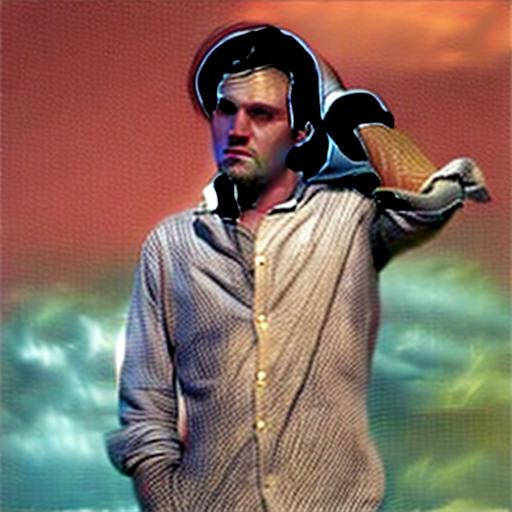

The script that saved this image:
import torch
from PIL import Image
import numpy as np
import pytorch_lightning as pl
from cldm.model import create_model, load_state_dict
from annotator.util import resize_image, HWC3
from pytorch_lightning import seed_everything
import einops,random
from cldm.ddim_hacked import DDIMSampler

save_memory = False

# load checkpoint
checkpoint = "output/final.ckpt"
model = create_model('./cldm_v21.yaml').cpu()
model.load_state_dict(load_state_dict(checkpoint, location='cuda'))
model = model.cuda()
ddim_sampler = DDIMSampler(model)
model.eval()

def process(input_image, prompt, a_prompt, n_prompt, num_samples, image_resolution, ddim_steps, guess_mode, strength, scale, seed, eta):
    with torch.no_grad():
        img = resize_image(HWC3(input_image), image_resolution)
        H, W, C = img.shape

        control = torch.from_numpy(img.copy()).float().cuda() / 255.0
        control = torch.stack([control for _ in range(num_samples)], dim=0)
        control = einops.rearrange(control, 'b h w c -> b c h w').clone()

        if seed == -1:
            seed = random.randint(0, 65535)
        seed_everything(seed)

        if save_memory:
            model.low_vram_shift(is_diffusing=False)

        cond = {"c_concat": [control], "c_crossattn": [model.get_learned_conditioning([prompt + ', ' + a_prompt] * num_samples)]}
        un_cond = {"c_concat": None if guess_mode else [control], "c_crossattn": [model.get_learned_conditioning([n_prompt] * num_samples)]}
        shape = (4, H // 8, W // 8)

        if save_memory:
            model.low_vram_shift(is_diffusing=True)

        model.control_scales = [strength * (0.825 ** float(12 - i)) for i in range(13)] if guess_mode else ([strength] * 13)  # Magic number. IDK why. Perhaps because 0.825**12<0.01 but 0.826**12>0.01
        samples, intermediates = ddim_sampler.sample(ddim_steps, num_samples,
                                                     shape, cond, verbose=False, eta=eta,
                                                     unconditional_guidance_scale=scale,
                                                     unconditional_conditioning=un_cond)

        if save_memory:
            model.low_vram_shift(is_diffusing=False)

        x_samples = model.decode_first_stage(samples)
        x_samples = (einops.rearrange(x_samples, 'b c h w -> b h w c') * 127.5 + 127.5).cpu().numpy().clip(0, 255).astype(np.uint8)

        results = [x_samples[i] for i in range(num_samples)]
    return [255 - img] + results,results

if __name__ == '__main__':
    img = Image.open('test_imgs/human.png')
    img = np.asarray(img)
    _,img_result = process(input_image=img, 
                         prompt='a handsome western man', 
                         a_prompt='best quality, extremely detailed',
                         n_prompt='longbody, lowres, bad anatomy, bad hands, missing fingers, extra digit, fewer digits, cropped, worst quality, low quality', 
                         num_samples=1,
                        image_resolution=512, 
                        ddim_steps=20, 
                        guess_mode=False, 
                        strength=1.0, 
                        scale=9.0, 
                        seed=2023, 
                        eta=0.0)
    
    img_result = Image.fromarray(img_result[0])
    img_result.save('test.jpg')